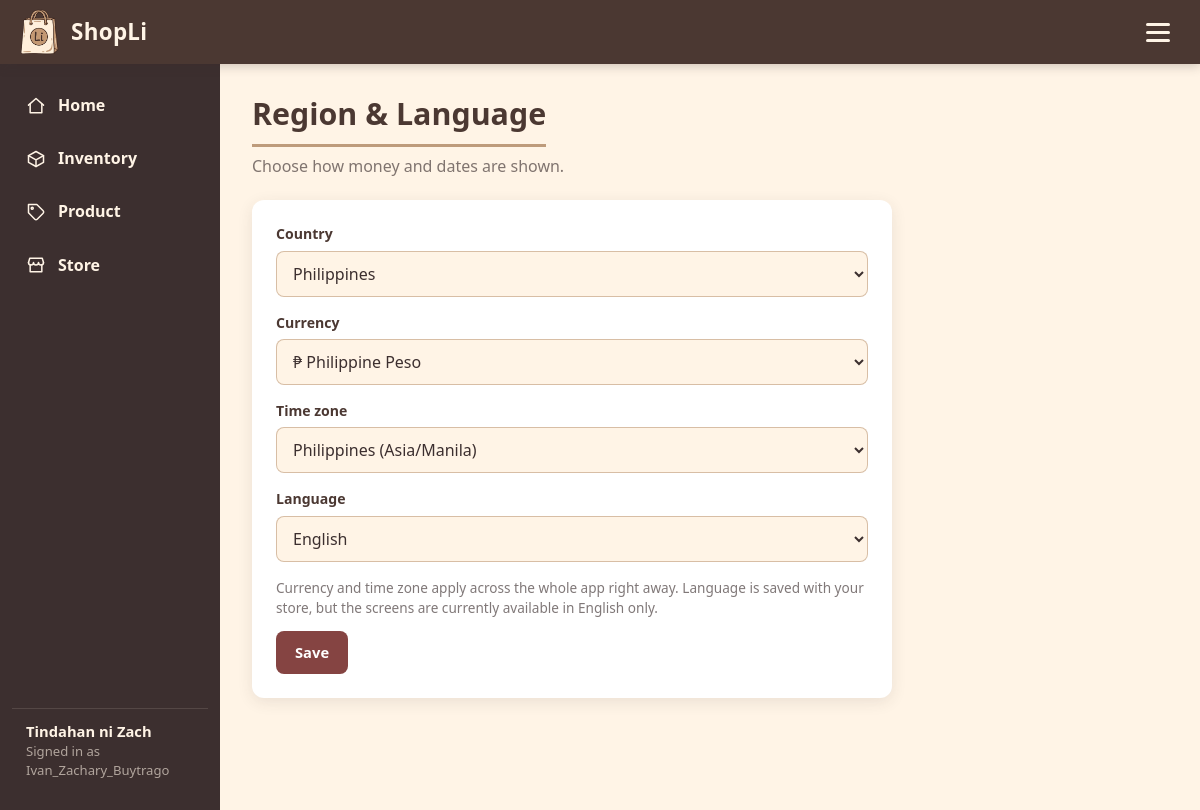
Screenshot of /account/region/ (signed in) with the database file from the repository.
### ShopLi/models.py (models this page shows, shortened)
class Store(models.Model):
    owner = models.OneToOneField(User, on_delete=models.CASCADE, related_name='store')
    name = models.CharField(max_length=100)
    tagline = models.CharField(max_length=150, blank=True)
    description = models.TextField(blank=True)
    logo = models.ImageField(upload_to='store/logos/', null=True, blank=True)
    banner = models.ImageField(upload_to='store/banners/', null=True, blank=True)
    address = models.CharField(max_length=200, blank=True)
    phone = models.CharField(max_length=30, blank=True)
    email = models.EmailField(blank=True)
    tax_rate = models.DecimalField(max_digits=5, decimal_places=2, default=0, help_text='Percent added to every sale (0 for none).')
    receipt_footer = models.CharField(max_length=200, default='Thank you for shopping with us!', blank=True)
    country = models.CharField(max_length=60, choices=COUNTRY_CHOICES, blank=True)
    currency = models.CharField(max_length=4, choices=CURRENCY_CHOICES, default='$')
    timezone = models.CharField(max_length=40, choices=TIMEZONE_CHOICES, default='UTC')
    language = models.CharField(max_length=5, choices=LANGUAGE_CHOICES, default='en')

### ShopLi/views.py (the view)
# urls.py: path('account/region/', views.region, name='region'),
@login_required
def region(request):
    form = RegionForm(request.POST or None, instance=get_store(request))
    if request.method == 'POST' and form.is_valid():
        form.save()
        messages.success(request, 'Region & language saved.')
        return redirect('region')
    return render(request, 'ShopLi/account/region.html', {'form': form})

### ShopLi/forms.py
class RegionForm(forms.ModelForm):
    class Meta:
        model = Store
        fields = ['country', 'currency', 'timezone', 'language']
        labels = {'timezone': 'Time zone'}

### ShopLi/context_processors.py (called while the page is built)
def store(request):
    return {'store': get_store(request)}

### ShopLi/utils.py (called while the page is built)
def get_store(request):
    if not request.user.is_authenticated:
        return None
    if not hasattr(request, '_store'):
        try:
            request._store = request.user.store
        except Store.DoesNotExist:
            request._store = create_store(request.user, f"{request.user.username}'s Store")
    return request._store

### ShopLi/templates/ShopLi/account/region.html (shortened to what this page needs)
{% extends "ShopLi/base.html" %}
{% block content %}
<div class="page-head"><div><h1 class="page-title">Region &amp; Language</h1><p class="muted">Choose how money and dates are shown.</p></div></div>
<form method="post" class="card" style="max-width:640px">
    {% include "ShopLi/partials/form_fields.html" %}
    <p class="muted" style="font-size:.85rem">Currency and time zone apply across the whole app right away. Language is saved with your store, but the screens are currently available in English only.</p>
    <button class="btn btn-primary">Save</button>
</form>
{% endblock %}

### ShopLi/templates/ShopLi/base.html (shortened to what this page needs)
{% load static %}<!DOCTYPE html>
<html lang="en">
<head>
    <link rel="stylesheet" href="{% static 'ShopLi/css/shopli.css' %}?v=4">
</head>
<body>
    <header class="topbar">
        <a class="brand" href="{% url 'home' %}">
            <img class="logo-img" height="46" src="{% static 'ShopLi/logo.png' %}" alt="ShopLi logo">
            <span class="brand-name">ShopLi</span>
        </a>
        <div class="menu-wrap">
            <button class="menu-btn" id="menu-btn" aria-label="Open menu" aria-haspopup="true" aria-expanded="false">
                <span></span><span></span><span></span>
            </button>
        </div>
    </header>
    <nav class="sidenav" aria-label="Main">
        <a href="{% url 'home' %}" class="{% if '/home/' in request.path %}active{% endif %}">
            <svg viewBox="0 0 24 24"><path d="M3 11l9-8 9 8"/><path d="M5 10v10h14V10"/></svg>Home</a>
        <a href="{% url 'inventory' %}" class="{% if '/inventory/' in request.path %}active{% endif %}">
            <svg viewBox="0 0 24 24"><path d="M21 8l-9-5-9 5v8l9 5 9-5V8z"/><path d="M3 8l9 5 9-5M12 13v8"/></svg>Inventory</a>
        <a href="{% url 'products' %}" class="{% if '/products/' in request.path %}active{% endif %}">
            <svg viewBox="0 0 24 24"><path d="M20.6 13.4l-7.2 7.2a2 2 0 01-2.8 0L3 13V3h10l7.6 7.6a2 2 0 010 2.8z"/><circle cx="7.5" cy="7.5" r="1.2"/></svg>Product</a>
        <a href="{% url 'store' %}" class="{% if '/store/' in request.path %}active{% endif %}">
            <svg viewBox="0 0 24 24"><path d="M3 9l1.5-5h15L21 9"/><path d="M3 9a3 3 0 006 0 3 3 0 006 0 3 3 0 006 0"/><path d="M5 12v8h14v-8"/></svg>Store</a>
        <div class="store-chip"><strong>{{ store.name }}</strong>Signed in as {{ user.username }}</div>
    </nav>
    <main class="main">
        {% block content %}{% endblock %}
    </main>
</body>
</html>

### ShopLi/templates/ShopLi/partials/field.html (shortened to what this page needs)
<div class="field">
    <label for="{{ field.id_for_label }}">{{ field.label }}</label>
    {{ field }}
</div>

### ShopLi/static/ShopLi/css/shopli.css (style rules this page uses)
:root { --dark-espresso: #3c2f2f; --mocha-brown: #4b3832; --warm-terracotta: #854442; --cappuccino-gold: #be9b7b; --cream-bg: #fff4e6; --white: #ffffff; --line: rgba(190, 155, 123, 0.35); --header-h: 64px; --side-w: 220px; }
* { box-sizing: border-box; }
html { scroll-behavior: smooth; }
body { font-family: 'Segoe UI', Tahoma, Geneva, Verdana, sans-serif; background: var(--cream-bg); color: var(--dark-espresso); margin: 0; line-height: 1.45; }
a { color: var(--warm-terracotta); }
.muted { color: rgba(60, 47, 47, .65); }
.topbar { position: fixed; inset: 0 0 auto 0; height: var(--header-h); background: var(--mocha-brown); color: var(--cream-bg); display: flex; align-items: center; justify-content: space-between; padding: 0 20px; z-index: 50; box-shadow: 0 2px 10px rgba(60, 47, 47, .25); }
.brand { display: flex; align-items: center; gap: 12px; color: inherit; text-decoration: none; }
.brand-name { font-size: 1.4rem; font-weight: 700; letter-spacing: .3px; }
.menu-wrap { position: relative; }
.menu-btn { width: 44px; height: 44px; border: 0; border-radius: 10px; background: transparent; cursor: pointer; display: grid; place-content: center; gap: 5px; }
.menu-btn span { display: block; width: 24px; height: 3px; border-radius: 2px; background: var(--cream-bg); }
.sidenav { position: fixed; top: var(--header-h); bottom: 0; left: 0; width: var(--side-w); background: var(--dark-espresso); padding: 18px 12px; display: flex; flex-direction: column; gap: 6px; z-index: 40; }
.sidenav a { display: flex; align-items: center; gap: 12px; padding: 12px 14px; border-radius: 10px; color: var(--cream-bg); text-decoration: none; font-weight: 600; }
.sidenav a svg { width: 20px; height: 20px; flex: none; stroke: currentColor; fill: none; stroke-width: 1.8; stroke-linecap: round; stroke-linejoin: round; }
.sidenav .store-chip { margin-top: auto; padding: 12px 14px; font-size: .82rem; color: rgba(255, 244, 230, .6); border-top: 1px solid rgba(255, 244, 230, .12); }
.sidenav .store-chip strong { display: block; color: var(--cream-bg); font-size: .92rem; }
.main { margin-left: var(--side-w); padding: calc(var(--header-h) + 28px) 32px 90px; max-width: calc(1180px + var(--side-w)); }
h1.page-title { color: var(--mocha-brown); margin: 0; font-size: 1.9rem; border-bottom: 3px solid var(--cappuccino-gold); padding-bottom: 8px; display: inline-block; }
.page-head { display: flex; justify-content: space-between; align-items: flex-end; gap: 16px; flex-wrap: wrap; margin-bottom: 22px; }
.page-head p { margin: 8px 0 0; }
.card { background: var(--white); border-radius: 12px; box-shadow: 0 4px 15px rgba(60, 47, 47, .1); padding: 24px; margin-bottom: 22px; }
.btn { display: inline-flex; align-items: center; justify-content: center; gap: 6px; padding: 10px 18px; border-radius: 8px; border: 1px solid transparent; font: inherit; font-weight: 600; font-size: .92rem; cursor: pointer; text-decoration: none; transition: background-color .15s; }
.btn-primary { background: var(--warm-terracotta); color: var(--white); }
.field { margin-bottom: 16px; }
.field label { display: block; font-weight: 600; font-size: .88rem; color: var(--mocha-brown); margin-bottom: 6px; }
.field input:not([type=checkbox]):not([type=file]), .field select, .field textarea, .input { width: 100%; padding: 10px 12px; border: 1px solid rgba(190, 155, 123, .6); border-radius: 8px; font: inherit; background: var(--cream-bg); color: var(--dark-espresso); }
.logo-img { height: 46px; width: auto; display: block; }

### rows the page displays
Store: name "Tindahan ni Zach", form "Philippines" "₱ Philippine Peso" "Philippines (Asia/Manila)" "English"

### other values shown
{{ user.username }} "Ivan_Zachary_Buytrago"
{{ field.label }} "Country" "Currency" "Time zone" "Language"
